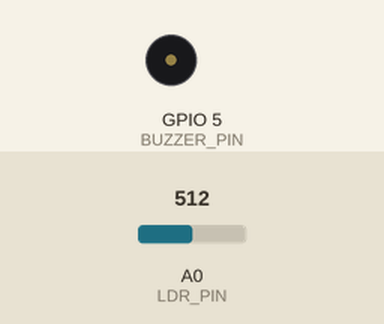
Recording of a sketch running on a simulated ESP8266 (NodeMCU). On the bench: buzzer (waves = sounding, pin HIGH). Inputs (shaded band) come from the test bench; at power-on: A0 (LDR_PIN) = 512. WiFi joins after 1.5 s; servers stay silent unless stated; the Firebase database answers and starts empty; what the sketch prints to the serial monitor is not drawn.

Above: at 0.1 s.
At 1.6 s:
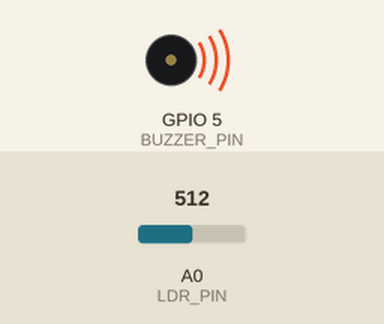
Timing chart, 0 to 3.3 s (numbered marks = the images above):
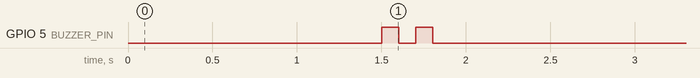

The sketch:

sketch_apr29a.ino
```cpp
/* * PROJECT: ShieldGuard Enterprise Security
 * VERSION: 7.0 (Expo Edition)
 * AUTHOR: ShieldGuard Technologies
 * DESCRIPTION: Real-time Cloud-Connected Laser Security System
 */

#include <ESP8266WiFi.h>
#include <FirebaseESP8266.h>

// ==========================================
// 1. NETWORK & CLOUD CONFIGURATION
// ==========================================
// Enter your local WiFi credentials here:
#define WIFI_SSID "YOUR_WIFI_SSID"
#define WIFI_PASSWORD "YOUR_WIFI_PASSWORD"

// WHERE TO FIND FIREBASE_HOST:
// Go to Firebase Console -> Realtime Database.
// Copy the link (Remove "https://" from the start and "/" from the end)
#define FIREBASE_HOST "your-project-id.firebaseio.com"

// WHERE TO FIND FIREBASE_AUTH (DATABASE SECRET):
// Go to Firebase Console -> Project Settings (⚙️) -> Service Accounts -> Database Secrets
// Copy the 'Secret' and paste it here:
#define FIREBASE_AUTH "YOUR_DATABASE_SECRET_HERE"

// ==========================================
// 2. HARDWARE ARCHITECTURE (PIN MAP)
// ==========================================
#define LDR_PIN A0     // Light Sensor (Input)
#define BUZZER_PIN 5   // Alarm Siren (Output)

// Communication Handlers
FirebaseData firebaseData;
FirebaseAuth auth;
FirebaseConfig config;

// System Global States
bool isArmed = false;      // Security Active Switch
bool alarmActive = false;  // Siren Active Switch
int threshold = 400;       // Light sensitivity trigger point

// Non-blocking Timing Modules (Advanced millis() logic)
unsigned long lastSyncTime = 0;
const long syncInterval = 2000;   // Data sync with App every 2s
unsigned long lastLdrSync = 0;    // Live monitoring every 400ms
unsigned long breachStartTime = 0; // Breach verification timer

String deviceID;           // Unique Processor ID
String basePath;           // Unique Cloud Path for this device

// ------------------------------------------
// FUNCTION: AUDIO FEEDBACK (BUZZER)
// ------------------------------------------
void playBeep(int duration, int repeats) {
  for(int i = 0; i < repeats; i++) {
    digitalWrite(BUZZER_PIN, HIGH); delay(duration); digitalWrite(BUZZER_PIN, LOW);
    if(repeats > 1) delay(100);
  }
}

// ==========================================
// 3. SYSTEM INITIALIZATION (SETUP)
// ==========================================
void setup() {
  Serial.begin(115200);            // Start Serial Console
  pinMode(BUZZER_PIN, OUTPUT);     // Configure Siren Pin

  // UNIQUE IDENTITY GENERATION
  // Assigns a unique digital fingerprint to the hardware
  deviceID = "8081";
  basePath = "/" + deviceID + "/system";

  Serial.println("\n--- ShieldGuard Enterprise Hardware Booting ---");
  Serial.println("UID: " + deviceID);

  // ESTABLISH WIFI CONNECTION
  WiFi.begin(WIFI_SSID, WIFI_PASSWORD);
  while (WiFi.status() != WL_CONNECTED) {
    delay(500);
    Serial.print(".");
  }

  // INITIALIZE CLOUD SYNCHRONIZATION
  config.host = FIREBASE_HOST;
  config.signer.tokens.legacy_token = FIREBASE_AUTH;
  Firebase.begin(&config, &auth);

  playBeep(100, 2); // Ready Signal
  Serial.println("\nSystem Online.");
}

// ==========================================
// 4. MASTER LOOP (CORE LOGIC)
// ==========================================
void loop() {
  unsigned long currentMillis = millis();
  int ldrValue = analogRead(LDR_PIN);

  // [A] TELEMETRY MODULE: Push live sensor data to App
  if (currentMillis - lastLdrSync >= 400) {
    lastLdrSync = currentMillis;
    Firebase.setInt(firebaseData, basePath + "/current_ldr", ldrValue);
  }

  // [B] COMMAND MODULE: Fetch instructions from Python Dashboard
  if (currentMillis - lastSyncTime >= syncInterval) {
    lastSyncTime = currentMillis;

    // Logic for "Smart Arming" (Auto-Calibration)
    if (Firebase.getBool(firebaseData, basePath + "/arm_command") && firebaseData.boolData() == true) {
        threshold = ldrValue;      // Capture current environment light
        isArmed = true;            // Activate security
        Firebase.setBool(firebaseData, basePath + "/arm_command", false);
        Firebase.setString(firebaseData, basePath + "/status", "🛡️ ARMED");
        playBeep(300, 1);
    }

    // Logic for System Reset
    if (Firebase.getBool(firebaseData, basePath + "/reset") && firebaseData.boolData() == true) {
        alarmActive = false;
        isArmed = false;
        breachStartTime = 0;
        digitalWrite(BUZZER_PIN, LOW);
        Firebase.setBool(firebaseData, basePath + "/reset", false);
        Firebase.setString(firebaseData, basePath + "/status", "Ready");
        playBeep(200, 1);
    }
  }

  // [C] SECURITY MODULE: INTRUSION DETECTION
  if (isArmed && !alarmActive) {
    // If laser path is interrupted
    if (ldrValue > (threshold + 80)) {
      if (breachStartTime == 0) breachStartTime = currentMillis;

      // EXPO SPECIAL: 250ms Response Time (Ultra-Fast Detection)
      if (currentMillis - breachStartTime >= 250) {
        alarmActive = true;
        digitalWrite(BUZZER_PIN, HIGH); // Instant Siren Trigger
        Firebase.setString(firebaseData, basePath + "/status", "🚨 BREACH!"); // Cloud Alert
      }
    } else {
      breachStartTime = 0; // Reset timer if interruption was a glitch
    }
  }

  // Lock the Alarm Siren if Breach is confirmed
  if (alarmActive) digitalWrite(BUZZER_PIN, HIGH);
}
```
